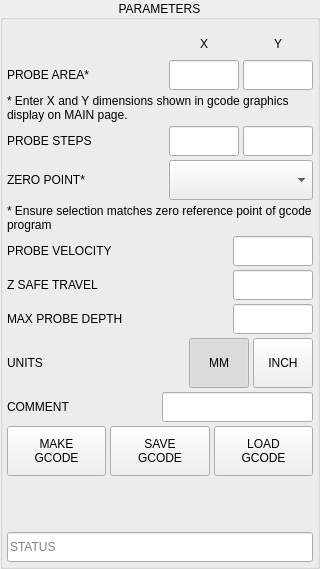
<?xml version="1.0" encoding="UTF-8"?>
<ui version="4.0">
 <class>Form</class>
 <widget class="QWidget" name="Form">
  <property name="geometry">
   <rect>
    <x>0</x>
    <y>0</y>
    <width>320</width>
    <height>569</height>
   </rect>
  </property>
  <property name="sizePolicy">
   <sizepolicy hsizetype="Preferred" vsizetype="Expanding">
    <horstretch>0</horstretch>
    <verstretch>0</verstretch>
   </sizepolicy>
  </property>
  <property name="minimumSize">
   <size>
    <width>320</width>
    <height>0</height>
   </size>
  </property>
  <property name="windowTitle">
   <string>Form</string>
  </property>
  <layout class="QVBoxLayout" name="verticalLayout_2">
   <property name="spacing">
    <number>4</number>
   </property>
   <property name="leftMargin">
    <number>0</number>
   </property>
   <property name="topMargin">
    <number>0</number>
   </property>
   <property name="rightMargin">
    <number>0</number>
   </property>
   <property name="bottomMargin">
    <number>0</number>
   </property>
   <item>
    <widget class="QGroupBox" name="groupbox_zlevel">
     <property name="minimumSize">
      <size>
       <width>0</width>
       <height>0</height>
      </size>
     </property>
     <property name="title">
      <string>PARAMETERS</string>
     </property>
     <property name="alignment">
      <set>Qt::AlignCenter</set>
     </property>
     <layout class="QVBoxLayout" name="verticalLayout">
      <property name="spacing">
       <number>4</number>
      </property>
      <property name="leftMargin">
       <number>4</number>
      </property>
      <property name="topMargin">
       <number>12</number>
      </property>
      <property name="rightMargin">
       <number>4</number>
      </property>
      <property name="bottomMargin">
       <number>4</number>
      </property>
      <item>
       <layout class="QHBoxLayout" name="horizontalLayout_10">
        <property name="spacing">
         <number>4</number>
        </property>
        <item>
         <widget class="QLabel" name="lbl_spacer">
          <property name="text">
           <string/>
          </property>
         </widget>
        </item>
        <item>
         <widget class="QLabel" name="lbl_x">
          <property name="sizePolicy">
           <sizepolicy hsizetype="Preferred" vsizetype="Fixed">
            <horstretch>0</horstretch>
            <verstretch>0</verstretch>
           </sizepolicy>
          </property>
          <property name="minimumSize">
           <size>
            <width>70</width>
            <height>24</height>
           </size>
          </property>
          <property name="maximumSize">
           <size>
            <width>70</width>
            <height>24</height>
           </size>
          </property>
          <property name="text">
           <string>X</string>
          </property>
          <property name="alignment">
           <set>Qt::AlignCenter</set>
          </property>
         </widget>
        </item>
        <item>
         <widget class="QLabel" name="lbl_y">
          <property name="sizePolicy">
           <sizepolicy hsizetype="Preferred" vsizetype="Fixed">
            <horstretch>0</horstretch>
            <verstretch>0</verstretch>
           </sizepolicy>
          </property>
          <property name="minimumSize">
           <size>
            <width>70</width>
            <height>24</height>
           </size>
          </property>
          <property name="maximumSize">
           <size>
            <width>70</width>
            <height>24</height>
           </size>
          </property>
          <property name="text">
           <string>Y</string>
          </property>
          <property name="alignment">
           <set>Qt::AlignCenter</set>
          </property>
         </widget>
        </item>
       </layout>
      </item>
      <item>
       <layout class="QHBoxLayout" name="horizontalLayout">
        <property name="spacing">
         <number>4</number>
        </property>
        <item>
         <widget class="QLabel" name="lbl_dimensions">
          <property name="text">
           <string>PROBE AREA*</string>
          </property>
         </widget>
        </item>
        <item>
         <widget class="QLineEdit" name="lineEdit_size_x">
          <property name="sizePolicy">
           <sizepolicy hsizetype="Preferred" vsizetype="Fixed">
            <horstretch>0</horstretch>
            <verstretch>0</verstretch>
           </sizepolicy>
          </property>
          <property name="minimumSize">
           <size>
            <width>70</width>
            <height>30</height>
           </size>
          </property>
          <property name="maximumSize">
           <size>
            <width>70</width>
            <height>30</height>
           </size>
          </property>
          <property name="maxLength">
           <number>8</number>
          </property>
          <property name="alignment">
           <set>Qt::AlignCenter</set>
          </property>
         </widget>
        </item>
        <item>
         <widget class="QLineEdit" name="lineEdit_size_y">
          <property name="sizePolicy">
           <sizepolicy hsizetype="Preferred" vsizetype="Fixed">
            <horstretch>0</horstretch>
            <verstretch>0</verstretch>
           </sizepolicy>
          </property>
          <property name="minimumSize">
           <size>
            <width>70</width>
            <height>30</height>
           </size>
          </property>
          <property name="maximumSize">
           <size>
            <width>70</width>
            <height>30</height>
           </size>
          </property>
          <property name="maxLength">
           <number>8</number>
          </property>
          <property name="alignment">
           <set>Qt::AlignCenter</set>
          </property>
         </widget>
        </item>
       </layout>
      </item>
      <item>
       <widget class="QLabel" name="lbl_explain_area">
        <property name="text">
         <string>* Enter X and Y dimensions shown in gcode graphics display on MAIN page.</string>
        </property>
        <property name="wordWrap">
         <bool>true</bool>
        </property>
       </widget>
      </item>
      <item>
       <layout class="QHBoxLayout" name="horizontalLayout_2">
        <property name="spacing">
         <number>4</number>
        </property>
        <item>
         <widget class="QLabel" name="lbl_steps">
          <property name="text">
           <string>PROBE STEPS</string>
          </property>
         </widget>
        </item>
        <item>
         <widget class="QLineEdit" name="lineEdit_steps_x">
          <property name="sizePolicy">
           <sizepolicy hsizetype="Preferred" vsizetype="Fixed">
            <horstretch>0</horstretch>
            <verstretch>0</verstretch>
           </sizepolicy>
          </property>
          <property name="minimumSize">
           <size>
            <width>70</width>
            <height>30</height>
           </size>
          </property>
          <property name="maximumSize">
           <size>
            <width>70</width>
            <height>30</height>
           </size>
          </property>
          <property name="maxLength">
           <number>3</number>
          </property>
          <property name="alignment">
           <set>Qt::AlignCenter</set>
          </property>
         </widget>
        </item>
        <item>
         <widget class="QLineEdit" name="lineEdit_steps_y">
          <property name="sizePolicy">
           <sizepolicy hsizetype="Preferred" vsizetype="Fixed">
            <horstretch>0</horstretch>
            <verstretch>0</verstretch>
           </sizepolicy>
          </property>
          <property name="minimumSize">
           <size>
            <width>70</width>
            <height>30</height>
           </size>
          </property>
          <property name="maximumSize">
           <size>
            <width>70</width>
            <height>30</height>
           </size>
          </property>
          <property name="maxLength">
           <number>3</number>
          </property>
          <property name="alignment">
           <set>Qt::AlignCenter</set>
          </property>
         </widget>
        </item>
       </layout>
      </item>
      <item>
       <layout class="QHBoxLayout" name="horizontalLayout_7">
        <property name="spacing">
         <number>4</number>
        </property>
        <property name="topMargin">
         <number>0</number>
        </property>
        <item>
         <widget class="QLabel" name="lbl_zero_ref">
          <property name="text">
           <string>ZERO POINT*</string>
          </property>
         </widget>
        </item>
        <item>
         <widget class="QComboBox" name="cmb_zero_ref">
          <property name="minimumSize">
           <size>
            <width>144</width>
            <height>40</height>
           </size>
          </property>
          <property name="maximumSize">
           <size>
            <width>144</width>
            <height>40</height>
           </size>
          </property>
          <property name="currentIndex">
           <number>-1</number>
          </property>
          <property name="iconSize">
           <size>
            <width>20</width>
            <height>20</height>
           </size>
          </property>
         </widget>
        </item>
       </layout>
      </item>
      <item>
       <widget class="QLabel" name="lbl_explain_zero">
        <property name="text">
         <string>* Ensure selection matches zero reference point of gcode program</string>
        </property>
        <property name="wordWrap">
         <bool>true</bool>
        </property>
       </widget>
      </item>
      <item>
       <layout class="QHBoxLayout" name="horizontalLayout_9">
        <property name="spacing">
         <number>4</number>
        </property>
        <item>
         <widget class="QLabel" name="lbl_probe_vel">
          <property name="text">
           <string>PROBE VELOCITY</string>
          </property>
         </widget>
        </item>
        <item>
         <widget class="QLineEdit" name="lineEdit_probe_vel">
          <property name="sizePolicy">
           <sizepolicy hsizetype="Preferred" vsizetype="Fixed">
            <horstretch>0</horstretch>
            <verstretch>0</verstretch>
           </sizepolicy>
          </property>
          <property name="minimumSize">
           <size>
            <width>80</width>
            <height>30</height>
           </size>
          </property>
          <property name="maximumSize">
           <size>
            <width>80</width>
            <height>30</height>
           </size>
          </property>
          <property name="maxLength">
           <number>8</number>
          </property>
          <property name="alignment">
           <set>Qt::AlignCenter</set>
          </property>
         </widget>
        </item>
       </layout>
      </item>
      <item>
       <layout class="QHBoxLayout" name="horizontalLayout_4">
        <property name="spacing">
         <number>4</number>
        </property>
        <item>
         <widget class="QLabel" name="lbl_zsafe">
          <property name="text">
           <string>Z SAFE TRAVEL</string>
          </property>
         </widget>
        </item>
        <item>
         <widget class="QLineEdit" name="lineEdit_zsafe">
          <property name="sizePolicy">
           <sizepolicy hsizetype="Preferred" vsizetype="Fixed">
            <horstretch>0</horstretch>
            <verstretch>0</verstretch>
           </sizepolicy>
          </property>
          <property name="minimumSize">
           <size>
            <width>80</width>
            <height>30</height>
           </size>
          </property>
          <property name="maximumSize">
           <size>
            <width>80</width>
            <height>30</height>
           </size>
          </property>
          <property name="maxLength">
           <number>8</number>
          </property>
          <property name="alignment">
           <set>Qt::AlignCenter</set>
          </property>
         </widget>
        </item>
       </layout>
      </item>
      <item>
       <layout class="QHBoxLayout" name="horizontalLayout_5">
        <property name="spacing">
         <number>4</number>
        </property>
        <item>
         <widget class="QLabel" name="lbl_max_probe">
          <property name="text">
           <string>MAX PROBE DEPTH</string>
          </property>
         </widget>
        </item>
        <item>
         <widget class="QLineEdit" name="lineEdit_max_probe">
          <property name="sizePolicy">
           <sizepolicy hsizetype="Preferred" vsizetype="Fixed">
            <horstretch>0</horstretch>
            <verstretch>0</verstretch>
           </sizepolicy>
          </property>
          <property name="minimumSize">
           <size>
            <width>80</width>
            <height>30</height>
           </size>
          </property>
          <property name="maximumSize">
           <size>
            <width>80</width>
            <height>30</height>
           </size>
          </property>
          <property name="maxLength">
           <number>8</number>
          </property>
          <property name="alignment">
           <set>Qt::AlignCenter</set>
          </property>
         </widget>
        </item>
       </layout>
      </item>
      <item>
       <layout class="QHBoxLayout" name="horizontalLayout_3">
        <property name="spacing">
         <number>4</number>
        </property>
        <item>
         <widget class="QLabel" name="lbl_units">
          <property name="text">
           <string>UNITS</string>
          </property>
         </widget>
        </item>
        <item>
         <widget class="QPushButton" name="btn_mm">
          <property name="sizePolicy">
           <sizepolicy hsizetype="Preferred" vsizetype="Fixed">
            <horstretch>0</horstretch>
            <verstretch>0</verstretch>
           </sizepolicy>
          </property>
          <property name="minimumSize">
           <size>
            <width>60</width>
            <height>50</height>
           </size>
          </property>
          <property name="maximumSize">
           <size>
            <width>60</width>
            <height>50</height>
           </size>
          </property>
          <property name="text">
           <string>MM</string>
          </property>
          <property name="checkable">
           <bool>true</bool>
          </property>
          <property name="checked">
           <bool>true</bool>
          </property>
          <property name="autoExclusive">
           <bool>true</bool>
          </property>
         </widget>
        </item>
        <item>
         <widget class="QPushButton" name="btn_inch">
          <property name="sizePolicy">
           <sizepolicy hsizetype="Preferred" vsizetype="Fixed">
            <horstretch>0</horstretch>
            <verstretch>0</verstretch>
           </sizepolicy>
          </property>
          <property name="minimumSize">
           <size>
            <width>60</width>
            <height>50</height>
           </size>
          </property>
          <property name="maximumSize">
           <size>
            <width>60</width>
            <height>50</height>
           </size>
          </property>
          <property name="text">
           <string>INCH</string>
          </property>
          <property name="checkable">
           <bool>true</bool>
          </property>
          <property name="autoExclusive">
           <bool>true</bool>
          </property>
         </widget>
        </item>
       </layout>
      </item>
      <item>
       <layout class="QHBoxLayout" name="horizontalLayout_6">
        <property name="spacing">
         <number>4</number>
        </property>
        <item>
         <widget class="QLabel" name="lbl_comment">
          <property name="text">
           <string>COMMENT</string>
          </property>
         </widget>
        </item>
        <item>
         <widget class="QLineEdit" name="lineEdit_comment">
          <property name="sizePolicy">
           <sizepolicy hsizetype="Preferred" vsizetype="Fixed">
            <horstretch>0</horstretch>
            <verstretch>0</verstretch>
           </sizepolicy>
          </property>
          <property name="minimumSize">
           <size>
            <width>0</width>
            <height>30</height>
           </size>
          </property>
          <property name="maximumSize">
           <size>
            <width>16777215</width>
            <height>30</height>
           </size>
          </property>
          <property name="maxLength">
           <number>80</number>
          </property>
         </widget>
        </item>
       </layout>
      </item>
      <item>
       <layout class="QHBoxLayout" name="horizontalLayout_8">
        <property name="spacing">
         <number>4</number>
        </property>
        <item>
         <widget class="QPushButton" name="btn_make_gcode">
          <property name="sizePolicy">
           <sizepolicy hsizetype="Preferred" vsizetype="Fixed">
            <horstretch>0</horstretch>
            <verstretch>0</verstretch>
           </sizepolicy>
          </property>
          <property name="minimumSize">
           <size>
            <width>0</width>
            <height>50</height>
           </size>
          </property>
          <property name="maximumSize">
           <size>
            <width>16777215</width>
            <height>50</height>
           </size>
          </property>
          <property name="text">
           <string>MAKE
GCODE</string>
          </property>
         </widget>
        </item>
        <item>
         <widget class="QPushButton" name="btn_save_gcode">
          <property name="sizePolicy">
           <sizepolicy hsizetype="Preferred" vsizetype="Fixed">
            <horstretch>0</horstretch>
            <verstretch>0</verstretch>
           </sizepolicy>
          </property>
          <property name="minimumSize">
           <size>
            <width>0</width>
            <height>50</height>
           </size>
          </property>
          <property name="maximumSize">
           <size>
            <width>16777215</width>
            <height>50</height>
           </size>
          </property>
          <property name="text">
           <string>SAVE
GCODE</string>
          </property>
         </widget>
        </item>
        <item>
         <widget class="QPushButton" name="btn_load_gcode">
          <property name="sizePolicy">
           <sizepolicy hsizetype="Preferred" vsizetype="Fixed">
            <horstretch>0</horstretch>
            <verstretch>0</verstretch>
           </sizepolicy>
          </property>
          <property name="minimumSize">
           <size>
            <width>0</width>
            <height>50</height>
           </size>
          </property>
          <property name="maximumSize">
           <size>
            <width>16777215</width>
            <height>50</height>
           </size>
          </property>
          <property name="text">
           <string>LOAD
GCODE</string>
          </property>
         </widget>
        </item>
       </layout>
      </item>
      <item>
       <spacer name="verticalSpacer">
        <property name="orientation">
         <enum>Qt::Vertical</enum>
        </property>
        <property name="sizeHint" stdset="0">
         <size>
          <width>20</width>
          <height>40</height>
         </size>
        </property>
       </spacer>
      </item>
      <item>
       <widget class="QLineEdit" name="lineEdit_status">
        <property name="sizePolicy">
         <sizepolicy hsizetype="Preferred" vsizetype="Fixed">
          <horstretch>0</horstretch>
          <verstretch>0</verstretch>
         </sizepolicy>
        </property>
        <property name="minimumSize">
         <size>
          <width>0</width>
          <height>30</height>
         </size>
        </property>
        <property name="maximumSize">
         <size>
          <width>16777215</width>
          <height>30</height>
         </size>
        </property>
        <property name="maxLength">
         <number>80</number>
        </property>
        <property name="readOnly">
         <bool>true</bool>
        </property>
        <property name="placeholderText">
         <string>STATUS</string>
        </property>
       </widget>
      </item>
     </layout>
    </widget>
   </item>
  </layout>
 </widget>
 <resources/>
 <connections/>
</ui>
